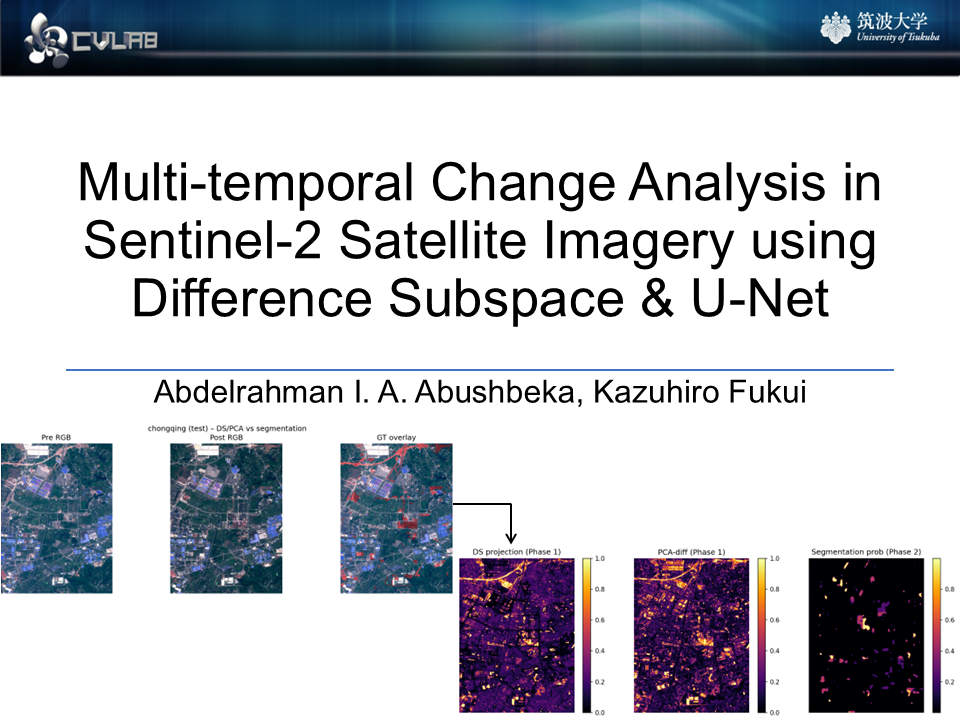
%> input picture presentation/Slide1.PNG, 960 x 720 px
$ octave --eval "result = cvtIm2GradientVecImg(rgb2gray(imread('../../../../../presentation/Slide1.PNG')));"   (GNU Octave 9; MATLAB toolbox functions it lacks are replaced by stand-ins)
%> lines starting %> are read from the running program, lines starting %| are printed output that depends on the picture
function grad_img = cvtIm2GradientVecImg(gray_img)

if(ndims(gray_img) ~= 2)
    error('input image is not gray scale image.');
end

gray_img = im2double(gray_img);
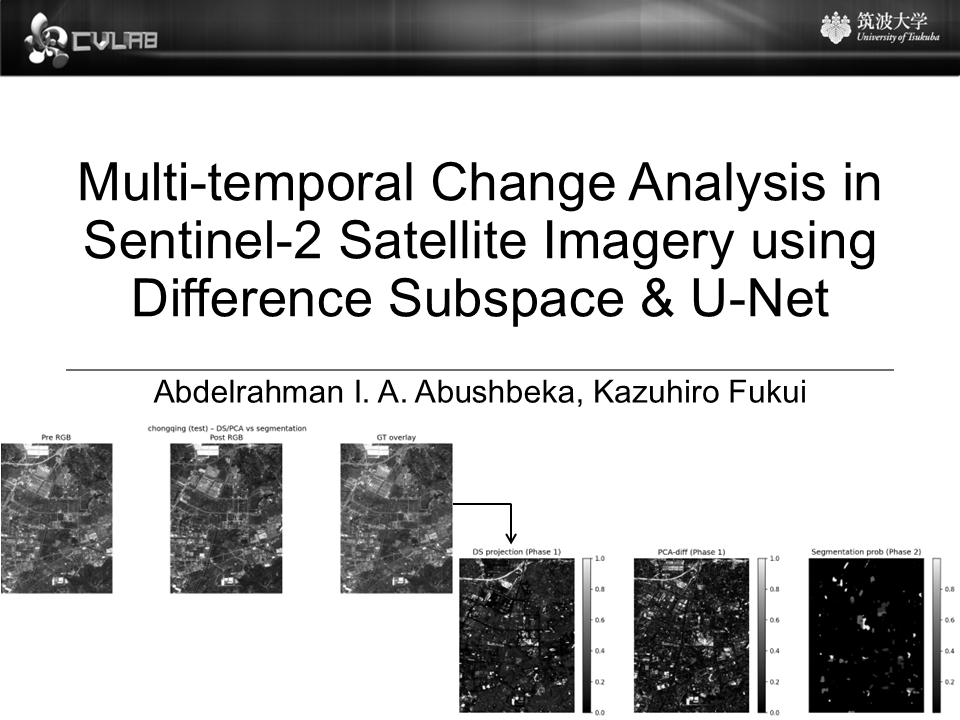
%> gray_img: size 720x960 double; min 0, max 1, mean 0.751

Vcos = imfilter(gray_img, [-1,0,1;-2,0,2;-1,0,1]);
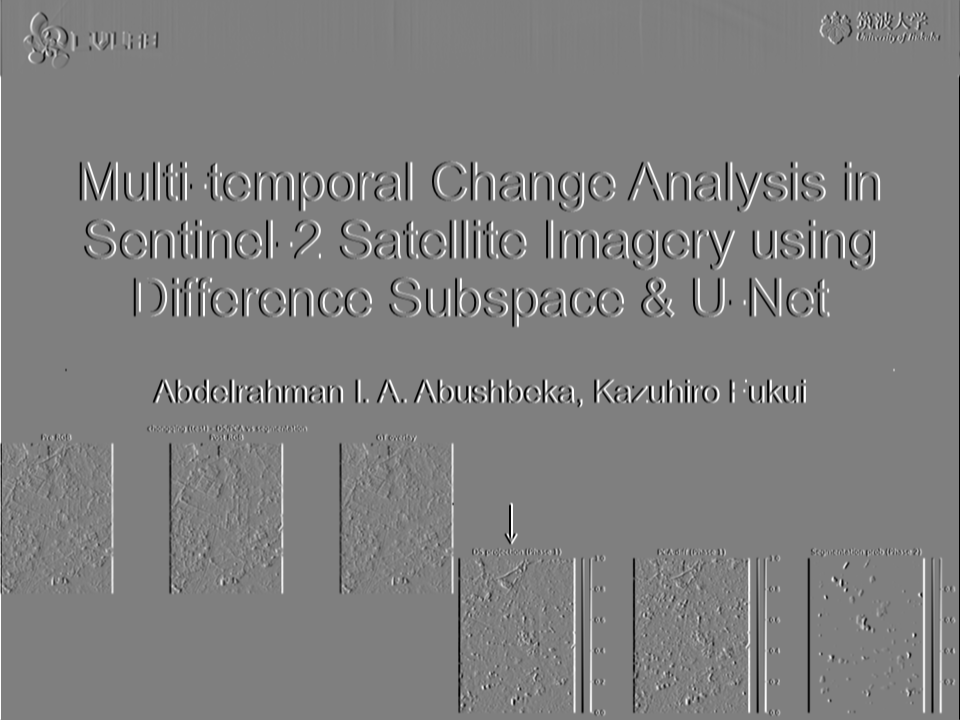
%> Vcos: size 720x960 double; min -4, max 4, mean -3.31e-05; drawn with min black and max white
Vsin = imfilter(gray_img, [1,2,1;0,0,0;-1,-2,-1]);
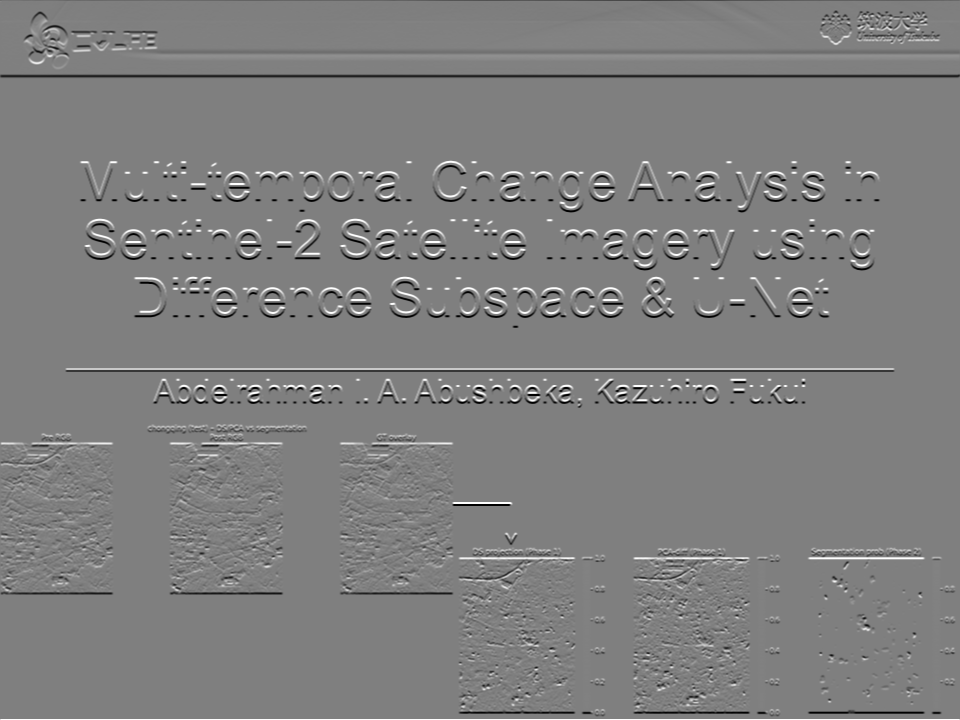
%> Vsin: size 720x960 double; min -4, max 4, mean -0.00414; drawn with min black and max white
% [5 lines of commented-out code are left out]

grad_img = zeros([size(gray_img) 2]);
grad_img(:,:,1) = Vcos;
grad_img(:,:,2) = Vsin;

end

$ run again, on presentation/Slide10.PNG
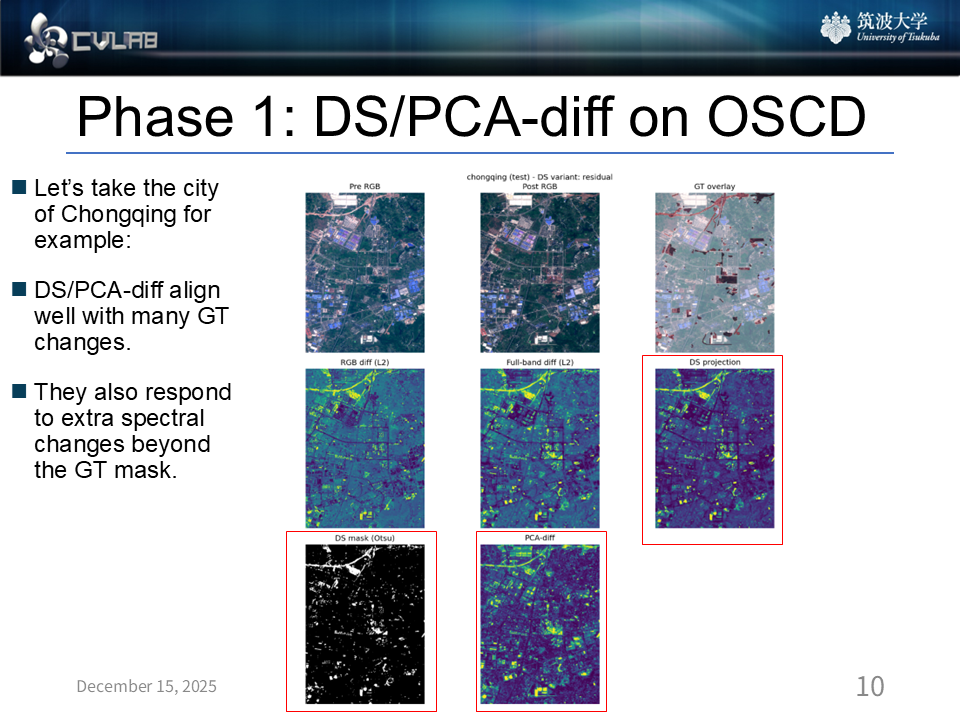
%> input picture presentation/Slide10.PNG, 960 x 720 px
%> in cvtIm2GradientVecImg, `gray_img = im2double(gray_img);`:
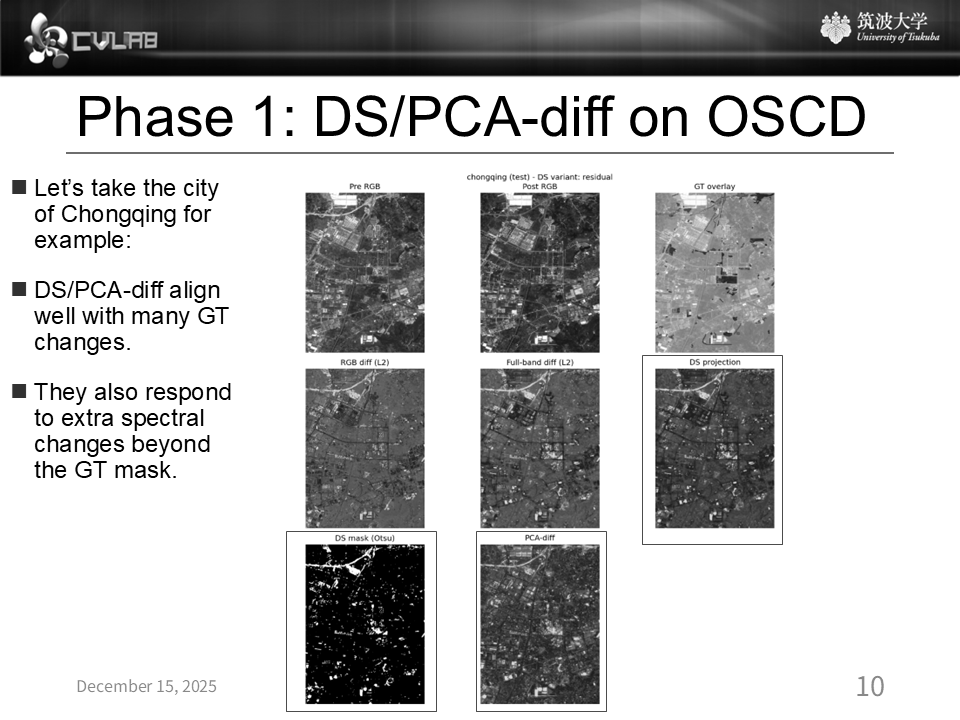
%> gray_img: size 720x960 double; min 0, max 1, mean 0.739
%> in cvtIm2GradientVecImg, `Vsin = imfilter(gray_img, [1,2,1;0,0,0;-1,-2,-1]);`:
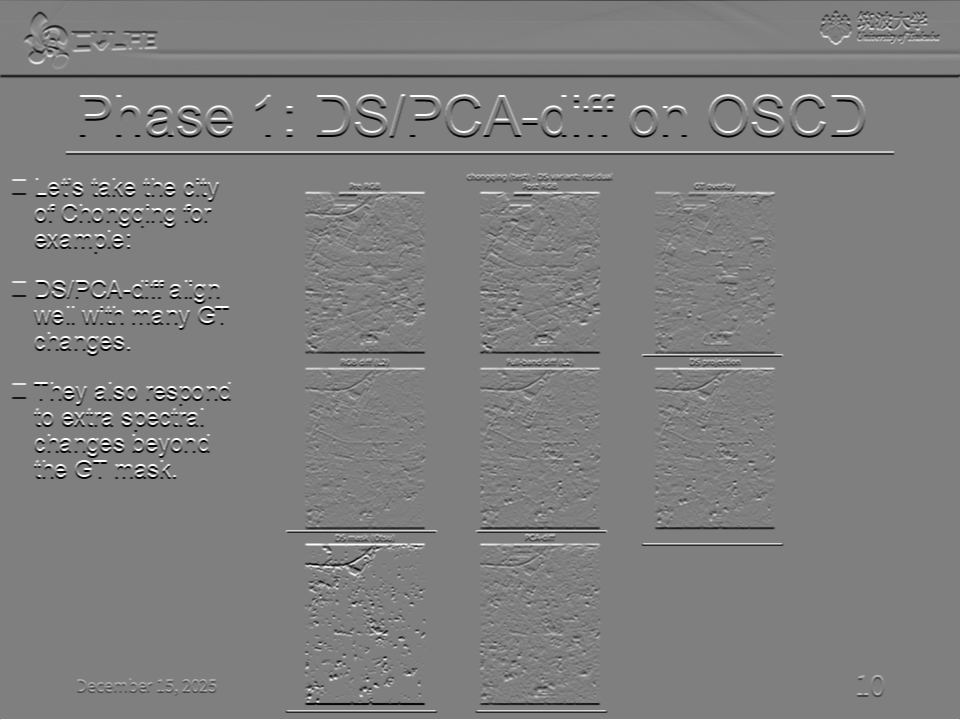
%> Vsin: size 720x960 double; min -4, max 4, mean -0.00414; drawn with min black and max white

$ run again, on presentation/Slide11.PNG
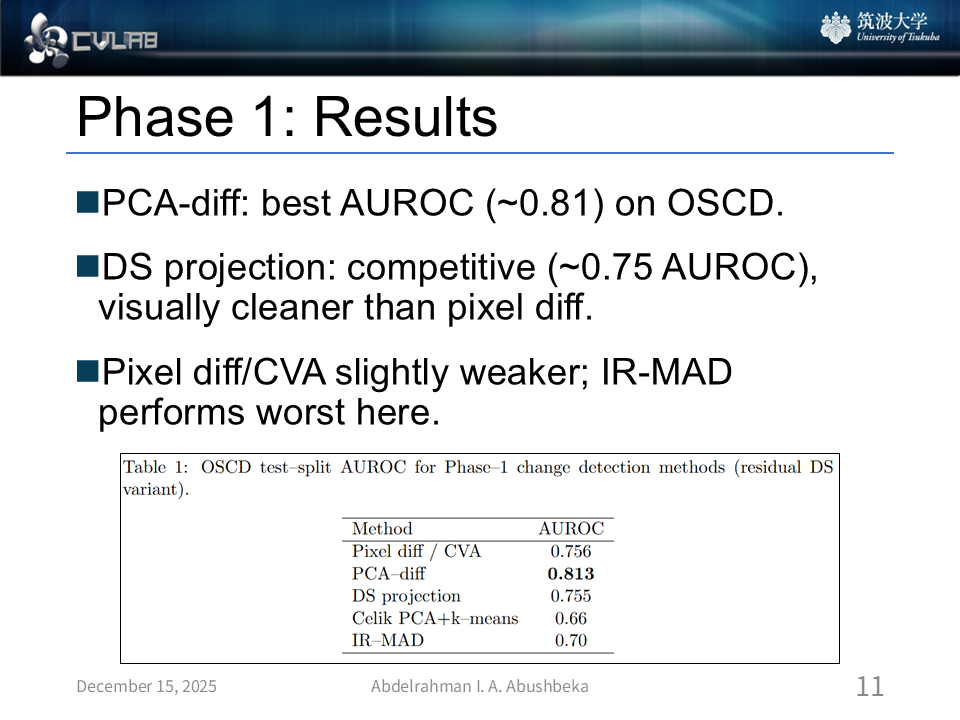
%> input picture presentation/Slide11.PNG, 960 x 720 px
%> in cvtIm2GradientVecImg, `Vcos = imfilter(gray_img, [-1,0,1;-2,0,2;-1,0,1]);`:
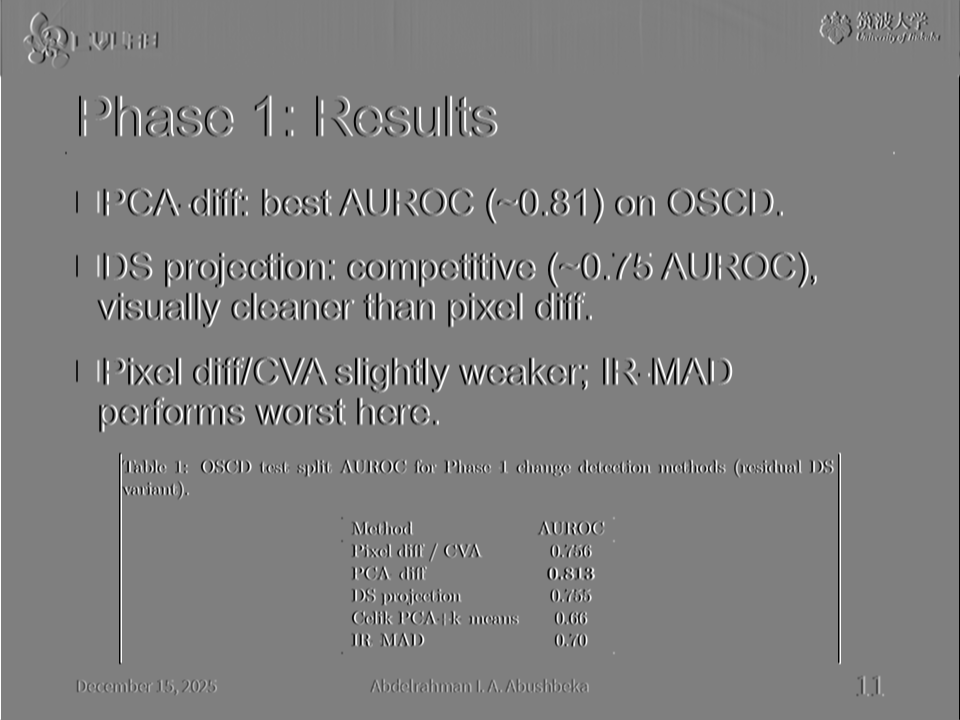
%> Vcos: size 720x960 double; min -4, max 4, mean -3.31e-05; drawn with min black and max white
%> in cvtIm2GradientVecImg, `Vsin = imfilter(gray_img, [1,2,1;0,0,0;-1,-2,-1]);`:
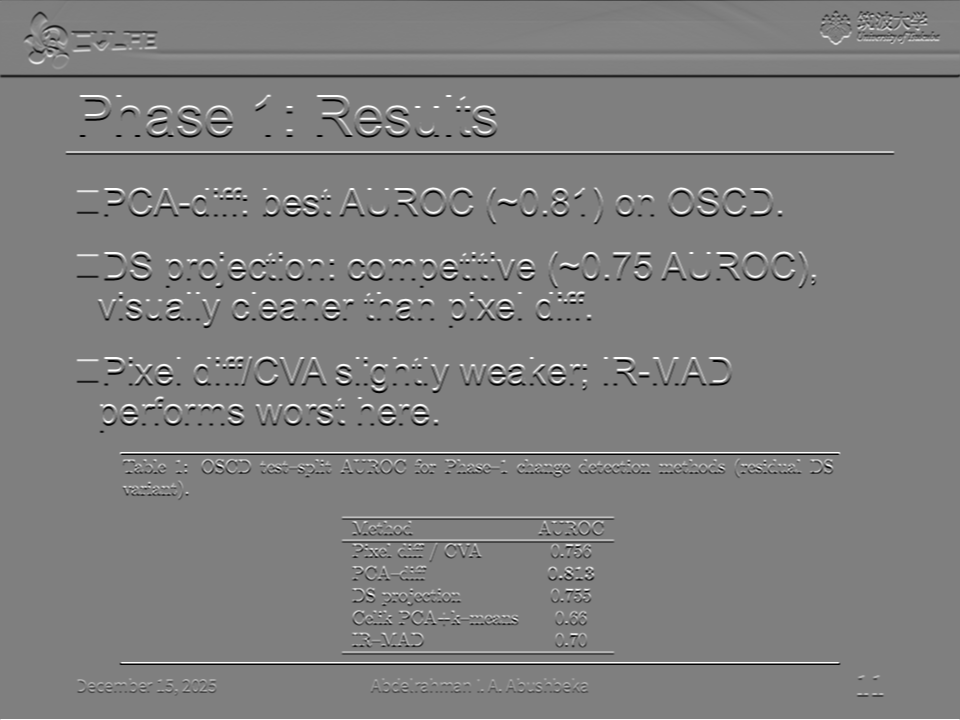
%> Vsin: size 720x960 double; min -4, max 4, mean -0.00414; drawn with min black and max white

$ run again, on presentation/Slide12.PNG
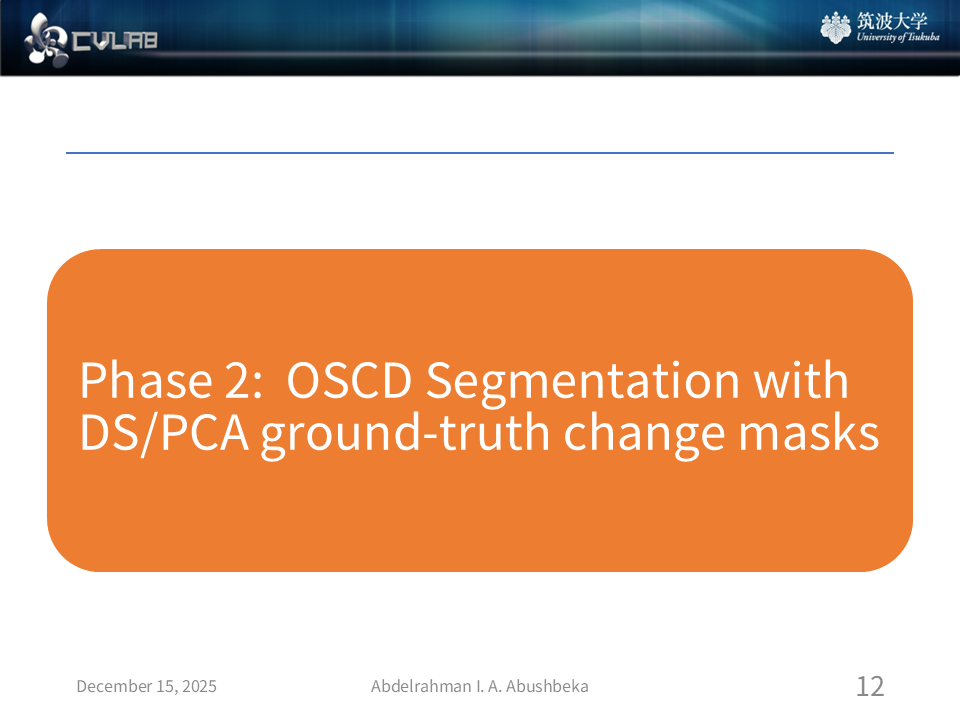
%> input picture presentation/Slide12.PNG, 960 x 720 px
%> in cvtIm2GradientVecImg, `gray_img = im2double(gray_img);`:
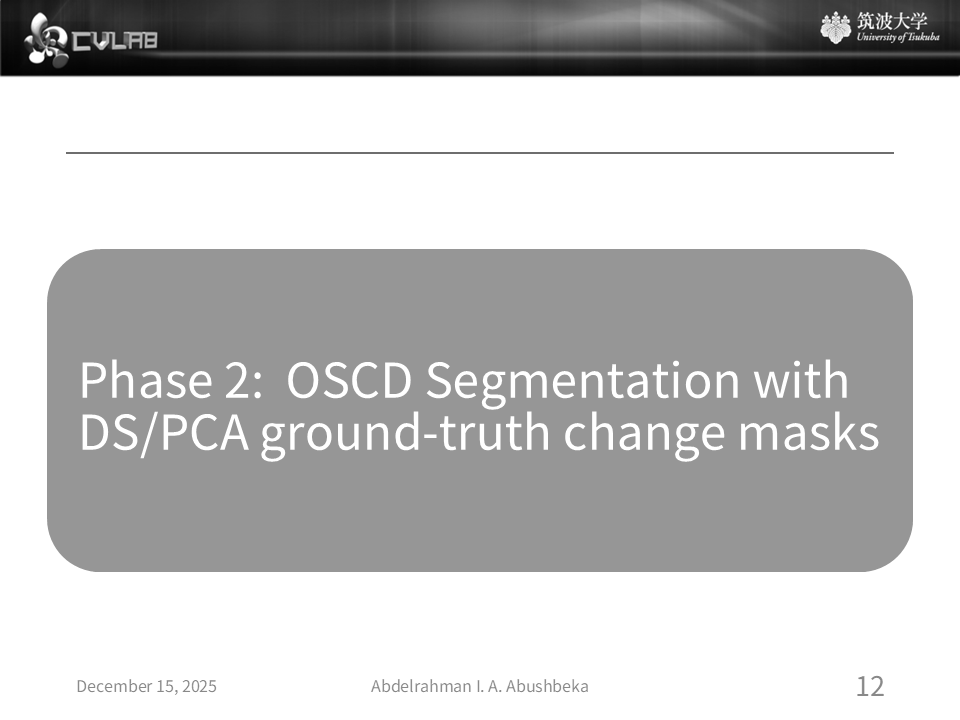
%> gray_img: size 720x960 double; min 0.00392, max 1, mean 0.761
%> in cvtIm2GradientVecImg, `Vsin = imfilter(gray_img, [1,2,1;0,0,0;-1,-2,-1]);`:
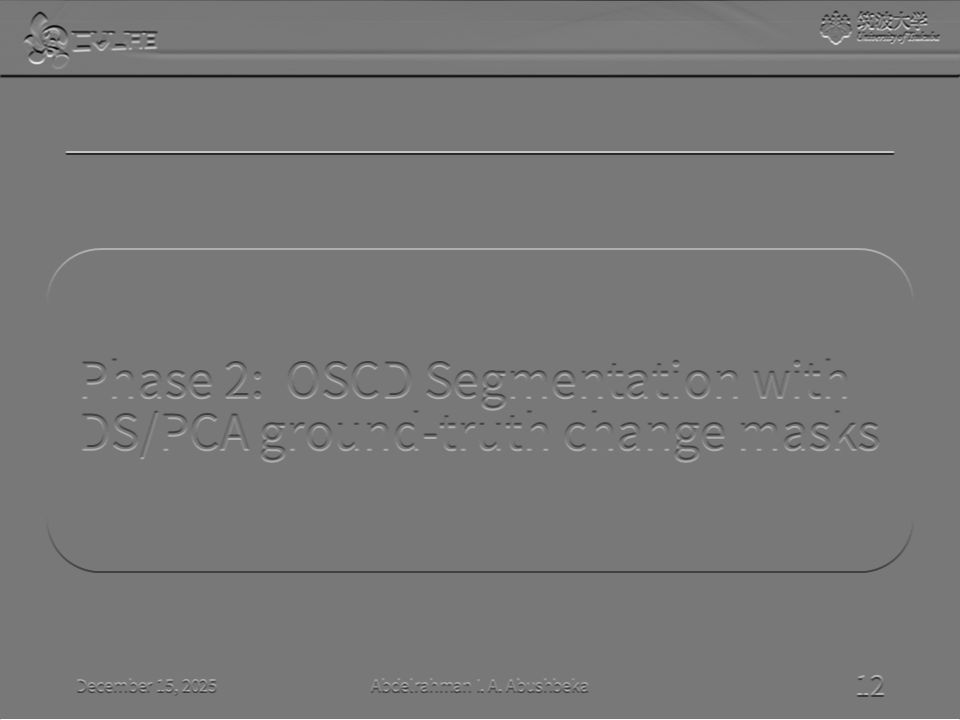
%> Vsin: size 720x960 double; min -3.58, max 4, mean -0.00414; drawn with min black and max white
